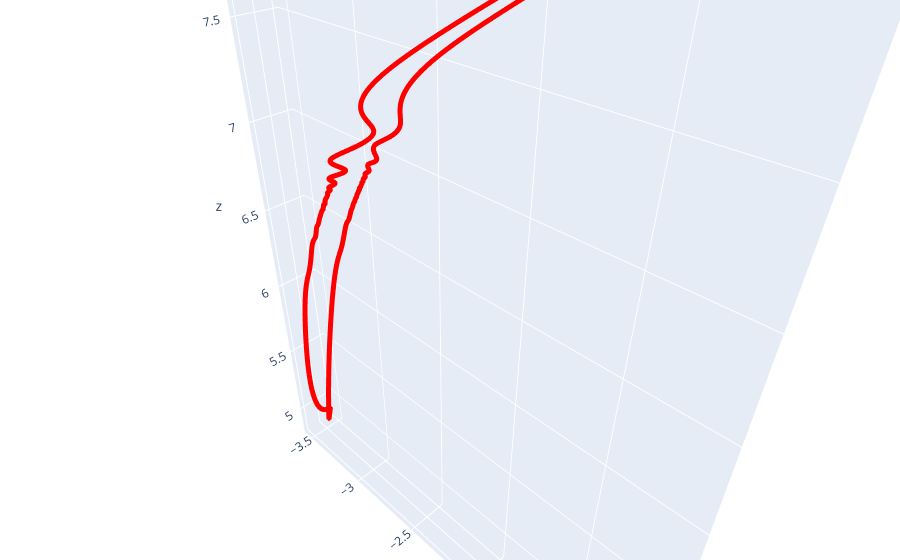

Write notebook code for a chart like this one.
### Code cell
x,y,z = coord_3d_recon.T

fig = go.Figure(data=[go.Scatter3d(
    x=x, y=y, z=z,
    marker=dict(
        size=1,
        colorscale='Viridis',
    ),
    line=dict(
        color="red",
        width=10
    )
)
                     ])

fig.update_layout(
    margin=dict(l=0, r=0, b=0, t=0), 
    scene={"aspectmode":"data"}
)

### Figure 1 — Plotly figure (JSON) as saved in the notebook; plotly's stock layout.template omitted (floating-point values rounded to 4 significant figures; data arrays with more than 128 entries replaced by an {"elided": "..."} marker saying what was removed)
{"data": [{"line": {"color": "red", "width": 10}, "marker": {"colorscale": [[0, "#440154"], [0.1111, "#482878"], [0.2222, "#3e4989"], [0.3333, "#31688e"], [0.4444, "#26828e"], [0.5556, "#1f9e89"], [0.6667, "#35b779"], [0.7778, "#6ece58"], [0.8889, "#b5de2b"], [1, "#fde725"]], "size": 1}, "type": "scatter3d", "x": {"elided": "3600 float values"}, "y": {"elided": "3600 float values"}, "z": {"elided": "3600 float values"}}], "layout": {"autosize": true, "margin": {"b": 0, "l": 0, "r": 0, "t": 0}, "scene": {"aspectmode": "data", "aspectratio": {"x": 0.1896, "y": 1.911, "z": 2.759}}}}
